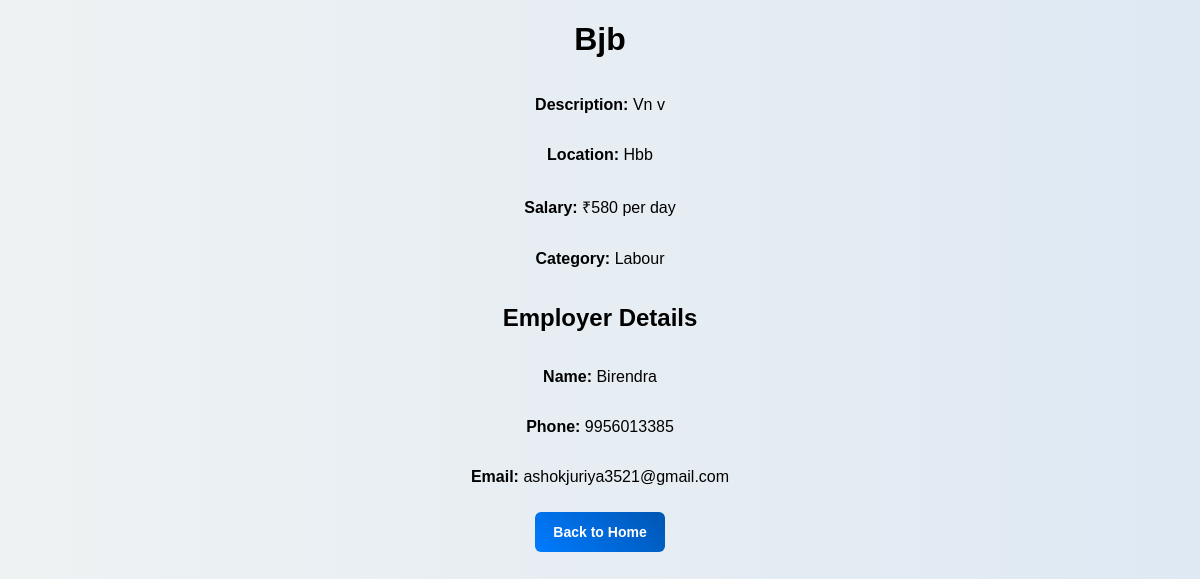
The page /job/9 on the database its author committed.
### tables this page shows
CREATE TABLE jobs (
                        id INTEGER PRIMARY KEY AUTOINCREMENT,
                        title TEXT NOT NULL,
                        description TEXT NOT NULL,
                        location TEXT NOT NULL,
                        salary INTEGER NOT NULL,
                        category TEXT NOT NULL,
                        employer TEXT NOT NULL, posted_date TIMESTAMP);

CREATE TABLE users (
                        id INTEGER PRIMARY KEY AUTOINCREMENT,
                        name TEXT NOT NULL,
                        phone TEXT UNIQUE NOT NULL,
                        email TEXT UNIQUE NOT NULL,
                        username TEXT UNIQUE NOT NULL,
                        password TEXT NOT NULL,
                        role TEXT CHECK(role IN ('worker', 'employer')) NOT NULL,
                        location TEXT,
                        skills TEXT,
                        experience INTEGER,
                        company_name TEXT,
                        profile_picture TEXT
                    );

### app.py (the view)
@app.route('/job/<int:job_id>')
def job_details(job_id):
    conn = get_db_connection()
    job = conn.execute('SELECT jobs.*, users.name, users.phone, users.email FROM jobs JOIN users ON jobs.employer = users.username WHERE jobs.id = ?', (job_id,)).fetchone()
    conn.close()
    if not job:
        return "Job not found!", 404
    return render_template('job_details.html', job=job)

### app.py (called while the page is built)
def get_db_connection():
    conn = sqlite3.connect('majdur.db')
    conn.row_factory = sqlite3.Row
    return conn

### templates/job_details.html (shortened to what this page needs)
<!DOCTYPE html>
<html>
<head>
    <link rel="stylesheet" href="{{ url_for('static', filename='job_details.css') }}">
</head>
<body>
    <h1>{{ job['title'] }}</h1>
    <p><strong>Description:</strong> {{ job['description'] }}</p>
    <p><strong>Location:</strong> {{ job['location'] }}</p>
    <p><strong>Salary:</strong> ₹{{ job['salary'] }} per day</p>
    <p><strong>Category:</strong> {{ job['category'] }}</p>
    <h2>Employer Details</h2>
    <p><strong>Name:</strong> {{ job['name'] }}</p>
    <p><strong>Phone:</strong> {{ job['phone'] }}</p>
    <p><strong>Email:</strong> {{ job['email'] }}</p>
    <a href="/"><button>Back to Home</button></a>
</body>
</html>

### static/job_details.css (style rules this page uses)
body { font-family: 'Poppins', sans-serif; margin: 0; padding: 0; background: linear-gradient(to right, #eef2f3, #dfe9f3); display: flex; flex-direction: column; align-items: center; }
button { background: linear-gradient(45deg, #007bff, #0056b3); color: white; border: none; padding: 12px 18px; cursor: pointer; border-radius: 6px; margin-top: 10px; font-size: 14px; font-weight: bold; transition: all 0.3s ease; }

### rows shown on the page
jobs: title "Bjb", description "Vn v", location "Hbb", salary "580", category "Labour"
users: name "Birendra", phone "9956013385", email "ashokjuriya3521@gmail.com"
